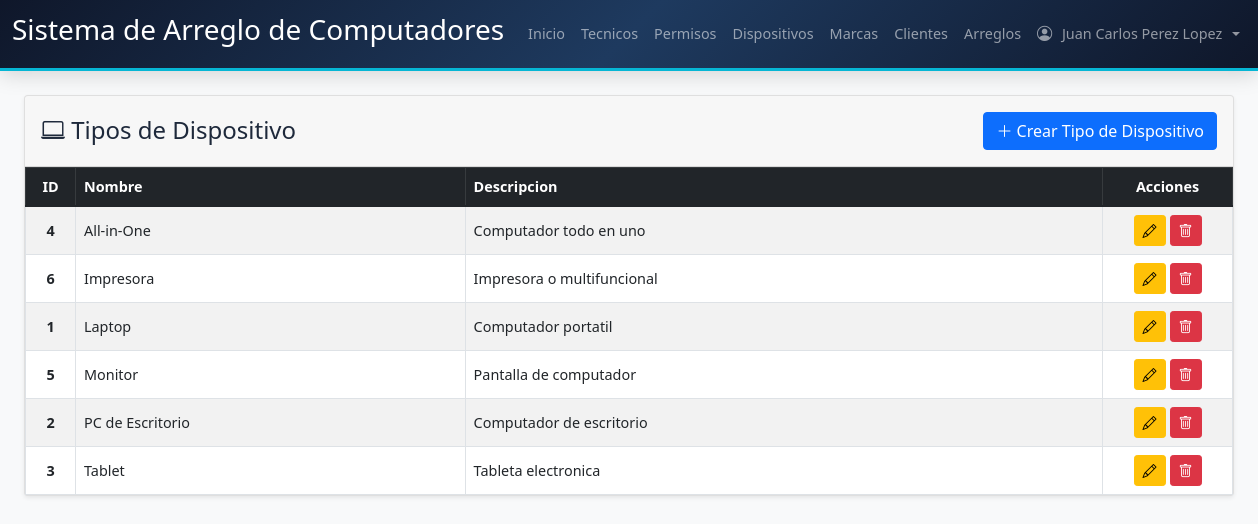
The app's page /Codigo/dispositivos.php (signed in) with its own data.
### tables this page shows
CREATE TABLE Tipo_Dispositivo (
  idTipoDispositivo INT NOT NULL AUTO_INCREMENT,
  Nombre_Tipo VARCHAR(100) NOT NULL,
  Descripcion VARCHAR(255),
  PRIMARY KEY (idTipoDispositivo)
);

### Codigo/dispositivos.php (the view, shortened to what this page needs)
<?php
include("conexion.php");
function obtenerTiposDispositivo($conn) {
    $sql = "SELECT * FROM Tipo_Dispositivo ORDER BY Nombre_Tipo";
    $result = $conn->query($sql);
    return $result->fetch_all(MYSQLI_ASSOC);
}
$tipos = obtenerTiposDispositivo($conn);
?>
<!DOCTYPE html>
<html lang="es">
<head>
    <link href="https://cdn.jsdelivr.net/npm/bootstrap@5.1.3/dist/css/bootstrap.min.css" rel="stylesheet">
    <link href="https://cdn.jsdelivr.net/npm/bootstrap-icons@1.11.3/font/bootstrap-icons.min.css" rel="stylesheet">
    <link href="estils.css" rel="stylesheet">
</head>
<body class="bg-light">
    <?php include 'navbar.php'; ?>
    <div class="container-fluid px-4 mt-4">
        <div class="card shadow-sm">
            <div class="card-header d-flex justify-content-between align-items-center py-3">
                <h4 class="mb-0"><i class="bi bi-laptop"></i> Tipos de Dispositivo</h4>
                <button type="button" class="btn btn-primary" data-bs-toggle="modal" data-bs-target="#crearTipoModal">
                    <i class="bi bi-plus-lg"></i> Crear Tipo de Dispositivo
                </button>
            </div>
            <div class="card-body p-0">
                <div class="table-responsive">
                    <table class="table table-striped table-hover table-bordered align-middle mb-0" style="font-size:0.9rem;">
                        <thead class="table-dark">
                            <tr>
                                <th class="text-center" style="width:50px;">ID</th>
                                <th>Nombre</th>
                                <th>Descripcion</th>
                                <th class="text-center" style="width:130px;">Acciones</th>
                            </tr>
                        </thead>
                        <tbody>
                            <?php foreach ($tipos as $tipo): ?>
                            <tr>
                                <td class="text-center fw-bold"><?php echo $tipo['idTipoDispositivo']; ?></td>
                                <td><?php echo htmlspecialchars($tipo['Nombre_Tipo']); ?></td>
                                <td><?php echo htmlspecialchars($tipo['Descripcion'] ?? ''); ?></td>
                                <td class="text-center">
                                    <div class="d-flex gap-1 justify-content-center">
                                        <button type="button" class="btn btn-sm btn-warning" data-bs-toggle="modal" data-bs-target="#editarTipoModal<?php echo $tipo['idTipoDispositivo']; ?>" title="Editar">
                                            <i class="bi bi-pencil"></i>
                                        </button>
                                        <a href="?eliminar=<?php echo $tipo['idTipoDispositivo']; ?>" class="btn btn-sm btn-danger" onclick="return confirm('¿Estas seguro de que quieres eliminar este tipo de dispositivo?')" title="Eliminar">
                                            <i class="bi bi-trash"></i>
                                        </a>
                                    </div>
                                </td>
                            </tr>
                            <?php endforeach; ?>
                        </tbody>
                    </table>
                </div>
            </div>
        </div>
    </div>
</body>
</html>

### Codigo/estils.css (style rules this page uses)
:root { --color-primary: #2563eb; --color-primary-dark: #1d4ed8; --color-primary-light: #dbeafe; --color-secondary: #0f172a; --color-accent: #06b6d4; --color-accent-light: #cffafe; --color-success: #10b981; --color-success-light: #d1fae5; --color-danger: #ef4444; --color-danger-light: #fee2e2; --color-warning: #f59e0b; --color-warning-light: #fef3c7; --color-orange: #f97316; --color-orange-light: #ffedd5; --color-purple: #8b5cf6; --color-purple-light: #ede9fe; --color-pink: #ec4899; --color-pink-light: #fce7f3; --color-bg: #f1f5f9; --color-white: #ffffff; --color-text: #1e293b; --color-text-muted: #64748b; --color-border: #e2e8f0; --shadow-sm: 0 1px 3px rgba(0, 0, 0, 0.06), 0 1px 2px rgba(0, 0, 0, 0.04); --shadow-md: 0 4px 6px rgba(0, 0, 0, 0.05), 0 10px 15px rgba(0, 0, 0, 0.08); --shadow-lg: 0 10px 25px rgba(0, 0, 0, 0.08), 0 20px 48px rgba(0, 0, 0, 0.06); --radius: 0.625rem; --radius-lg: 0.875rem; --transition: all 0.2s ease; }
*, *::before, *::after { box-sizing: border-box; }
html { -webkit-text-size-adjust: 100%; scroll-behavior: smooth; }
body { background-color: var(--color-bg); font-family: 'Segoe UI', system-ui, -apple-system, 'Helvetica Neue', sans-serif; color: var(--color-text); min-height: 100vh; margin: 0; padding: 0; overflow-x: hidden; display: flex; flex-direction: column; }
html { scrollbar-color: var(--color-primary) var(--color-bg); scrollbar-width: none; }
.table-responsive { overflow-x: auto; -webkit-overflow-scrolling: touch; scrollbar-width: thin; scrollbar-color: var(--color-border) transparent; }

### records on screen
tipo_dispositivo: idTipoDispositivo "4", Nombre_Tipo "All-in-One", Descripcion "Computador todo en uno"
tipo_dispositivo: idTipoDispositivo "6", Nombre_Tipo "Impresora", Descripcion "Impresora o multifuncional"
tipo_dispositivo: idTipoDispositivo "1", Nombre_Tipo "Laptop", Descripcion "Computador portatil"
tipo_dispositivo: idTipoDispositivo "5", Nombre_Tipo "Monitor", Descripcion "Pantalla de computador"
tipo_dispositivo: idTipoDispositivo "2", Nombre_Tipo "PC de Escritorio", Descripcion "Computador de escritorio"
tipo_dispositivo: idTipoDispositivo "3", Nombre_Tipo "Tablet", Descripcion "Tableta electronica"

### other values on screen
$_SESSION['tecnico'] "Juan Carlos Perez Lopez"
